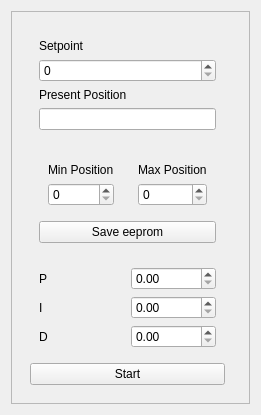
             <widget class="QWidget" name="position_tab">
              <property name="cursor">
               <cursorShape>ArrowCursor</cursorShape>
              </property>
              <attribute name="title">
               <string>Position</string>
              </attribute>
              <layout class="QHBoxLayout" name="horizontalLayout_8">
               <item>
                <widget class="QFrame" name="frame">
                 <property name="styleSheet">
                  <string notr="true"/>
                 </property>
                 <property name="frameShape">
                  <enum>QFrame::StyledPanel</enum>
                 </property>
                 <property name="frameShadow">
                  <enum>QFrame::Raised</enum>
                 </property>
                 <layout class="QHBoxLayout" name="horizontalLayout_14">
                  <item>
                   <widget class="QWidget" name="position_left_widget" native="true">
                    <property name="maximumSize">
                     <size>
                      <width>300</width>
                      <height>16777215</height>
                     </size>
                    </property>
                    <layout class="QVBoxLayout" name="verticalLayout_16">
                     <item>
                      <widget class="QWidget" name="position_top_left_widget" native="true">
                       <layout class="QVBoxLayout" name="verticalLayout_13">
                        <item>
                         <widget class="QLabel" name="position_setpoint_label">
                          <property name="text">
                           <string>Setpoint</string>
                          </property>
                         </widget>
                        </item>
                        <item>
                         <widget class="QSpinBox" name="position_setpoint_Spinbox">
                          <property name="maximum">
                           <number>10000</number>
                          </property>
                         </widget>
                        </item>
                        <item>
                         <widget class="QLabel" name="position_presentposition_label">
                          <property name="text">
                           <string>Present Position</string>
                          </property>
                         </widget>
                        </item>
                        <item>
                         <widget class="QLineEdit" name="position_lineEdit"/>
                        </item>
                       </layout>
                      </widget>
                     </item>
                     <item>
                      <widget class="QWidget" name="widget" native="true">
                       <layout class="QVBoxLayout" name="verticalLayout_19">
                        <item>
                         <layout class="QHBoxLayout" name="horizontalLayout_16">
                          <item>
                           <widget class="QWidget" name="position_minposition_widget" native="true">
                            <layout class="QVBoxLayout" name="verticalLayout_9">
                             <item>
                              <widget class="QLabel" name="position_minposition_label">
                               <property name="text">
                                <string>Min Position</string>
                               </property>
                              </widget>
                             </item>
                             <item>
                              <widget class="QSpinBox" name="position_minposition_spinBox"/>
                             </item>
                            </layout>
                           </widget>
                          </item>
                          <item>
                           <widget class="QWidget" name="position_maxposition_widget" native="true">
                            <layout class="QVBoxLayout" name="verticalLayout_12">
                             <item>
                              <widget class="QLabel" name="position_maxposition_label">
                               <property name="text">
                                <string>Max Position</string>
                               </property>
                              </widget>
                             </item>
                             <item>
                              <widget class="QSpinBox" name="position_maxposition_spinbox"/>
                             </item>
                            </layout>
                           </widget>
                          </item>
                         </layout>
                        </item>
                        <item>
                         <widget class="QPushButton" name="pushButton_position_save">
                          <property name="text">
                           <string>Save eeprom</string>
                          </property>
                         </widget>
                        </item>
                       </layout>
                      </widget>
                     </item>
                     <item>
                      <widget class="QWidget" name="position_pid_widget" native="true">
                       <layout class="QGridLayout" name="gridLayout_7">
                        <item row="0" column="0">
                         <widget class="QLabel" name="position_P_label">
                          <property name="text">
                           <string>P</string>
                          </property>
                         </widget>
                        </item>
                        <item row="1" column="1">
                         <widget class="QDoubleSpinBox" name="position_I_doubleSpinBox"/>
                        </item>
                        <item row="0" column="1">
                         <widget class="QDoubleSpinBox" name="position_P_doubleSpinBox"/>
                        </item>
                        <item row="1" column="0">
                         <widget class="QLabel" name="position_I_label">
                          <property name="text">
                           <string>I</string>
                          </property>
                         </widget>
                        </item>
                        <item row="2" column="0">
                         <widget class="QLabel" name="position_D_label">
                          <property name="text">
                           <string>D</string>
                          </property>
                         </widget>
                        </item>
                        <item row="2" column="1">
                         <widget class="QDoubleSpinBox" name="position_D_doubleSpinBox"/>
                        </item>
                       </layout>
                      </widget>
                     </item>
                     <item>
                      <widget class="QPushButton" name="pushButton_3">
                       <property name="maximumSize">
                        <size>
                         <width>16777215</width>
                         <height>16777215</height>
                        </size>
                       </property>
                       <property name="text">
                        <string>Start</string>
                       </property>
                      </widget>
                     </item>
                    </layout>
                   </widget>
                  </item>
                  <item>
                   <widget class="QFrame" name="frame_2">
                    <property name="frameShape">
                     <enum>QFrame::StyledPanel</enum>
                    </property>
                    <property name="frameShadow">
                     <enum>QFrame::Raised</enum>
                    </property>
                   </widget>
                  </item>
                 </layout>
                </widget>
               </item>
              </layout>
             </widget>
